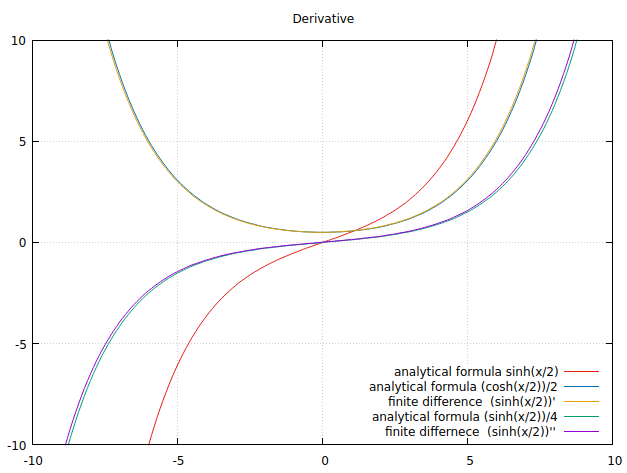

gnuplot code for this plot:
set grid 
set xrange [-10:10]
set yrange [-10:10]
set key right bottom
set title "Derivative" 
plot   "derivative.dat" every ::1 using 1:3  w l lt 7 title "analytical formula sinh(x/2)"
replot "derivative.dat" every ::1 using 1:5  w l lt 6 title "analytical formula (cosh(x/2))/2" 
replot "derivative.dat" every ::1 using 1:7  w l lt 4 title "finite difference  (sinh(x/2))'" 
replot "derivative.dat" every ::1 using 1:9  w l lt 2 title "analytical formula (sinh(x/2))/4" 
replot "derivative.dat" every ::1 using 1:11 w l lt 1 title "finite differnece  (sinh(x/2))''" 
